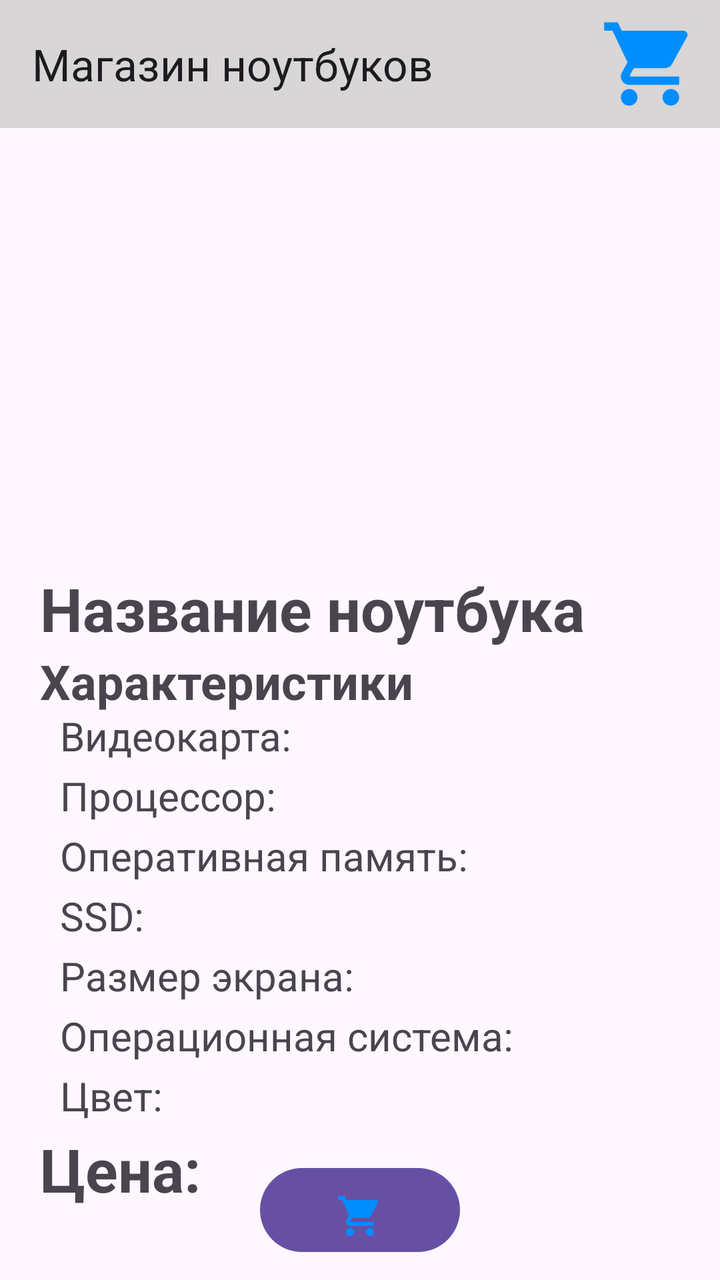
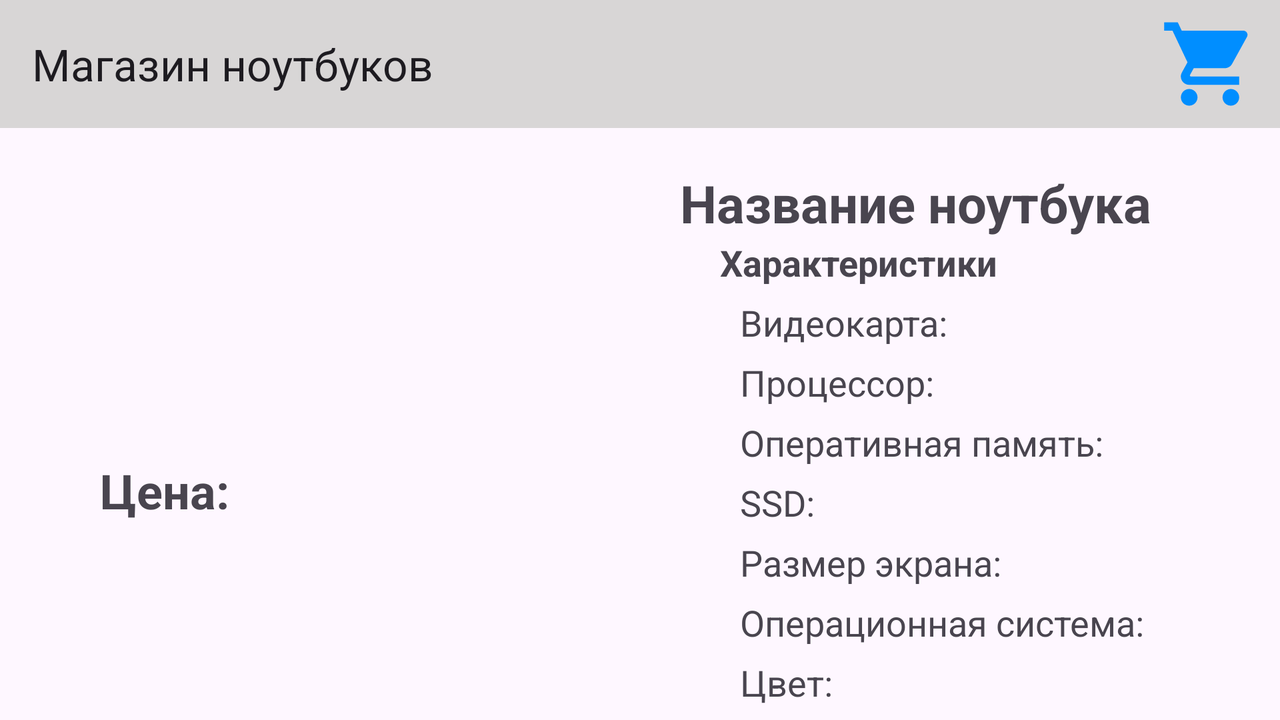

One screen, two layout resources from the same app: the default and the repository's alternative for another configuration. Each is rendered where Android would select it; the XML of both is given below.
<!-- AndroidManifest.xml: activity theme Theme.Truelaptopshop -->
<!-- res/layout/activity_laptop.xml -->
<?xml version="1.0" encoding="utf-8"?>
<androidx.constraintlayout.widget.ConstraintLayout xmlns:android="http://schemas.android.com/apk/res/android"
    xmlns:tools="http://schemas.android.com/tools"
    android:layout_width="match_parent"
    android:layout_height="match_parent"
    xmlns:app="http://schemas.android.com/apk/res-auto">

    <Button
        android:id="@+id/shopButton"
        android:layout_width="100dp"
        android:layout_height="50dp"
        android:layout_margin="10dp"
        android:drawableBottom="@drawable/baseline_shopping_cart_24"
        android:text="nothing"
        app:layout_constraintBottom_toBottomOf="parent"
        app:layout_constraintEnd_toEndOf="parent"
        app:layout_constraintStart_toStartOf="parent" />

    <include layout="@layout/toolbar"/>

    <com.google.android.material.imageview.ShapeableImageView
        android:id="@+id/imageView"
        android:layout_width="match_parent"
        android:layout_height="200dp"
        android:adjustViewBounds="true"
        android:scaleType="fitCenter"
        android:layout_margin="20dp"
        android:textStyle="bold"
        app:layout_constraintTop_toBottomOf="@+id/toolBar"
        />
    <TextView
        android:id="@+id/laptopName"
        android:layout_width="match_parent"
        android:layout_height="wrap_content"
        android:text="Название ноутбука"
        android:textSize="30dp"
        android:layout_marginHorizontal="20dp"
        android:textStyle="bold"
        app:layout_constraintTop_toBottomOf="@id/imageView"
        />
    <TextView
        android:textSize="24dp"
        android:id="@+id/parametrsLaptop"
        android:layout_width="match_parent"
        android:layout_height="wrap_content"
        android:text="Характеристики"
        android:layout_marginHorizontal="20dp"
        android:textStyle="bold"
        app:layout_constraintTop_toBottomOf="@id/laptopName"
        />
    <TextView
        android:textSize="20dp"
        android:id="@+id/laptopGPU"
        android:layout_width="match_parent"
        android:layout_height="wrap_content"
        android:text="Видеокарта:"
        android:layout_margin="30dp"
        app:layout_constraintTop_toTopOf="@id/parametrsLaptop"
        />
    <TextView
        android:textSize="20dp"
        android:id="@+id/laptopCPU"
        android:layout_width="match_parent"
        android:layout_height="wrap_content"
        android:text="Процессор:"
        android:layout_margin="30dp"
        app:layout_constraintTop_toTopOf="@id/laptopGPU"
        />
    <TextView
        android:textSize="20dp"
        android:id="@+id/laptopRAM"
        android:layout_width="match_parent"
        android:layout_height="wrap_content"
        android:text="Оперативная память:"
        android:layout_margin="30dp"
        app:layout_constraintTop_toTopOf="@id/laptopCPU"
        />
    <TextView
        android:textSize="20dp"
        android:id="@+id/laptopSSD"
        android:layout_width="match_parent"
        android:layout_height="wrap_content"
        android:text="SSD:"
        android:layout_margin="30dp"
        app:layout_constraintTop_toTopOf="@id/laptopRAM"
        />
    <TextView
        android:textSize="20dp"
        android:id="@+id/laptopScreen"
        android:layout_width="match_parent"
        android:layout_height="wrap_content"
        android:text="Размер экрана:"
        android:layout_margin="30dp"
        app:layout_constraintTop_toTopOf="@id/laptopSSD"
        />
    <TextView
        android:textSize="20dp"
        android:id="@+id/laptopOS"
        android:layout_width="match_parent"
        android:layout_height="wrap_content"
        android:text="Операционная система:"
        android:layout_margin="30dp"
        app:layout_constraintTop_toTopOf="@id/laptopScreen"
        />
    <TextView
        android:textSize="20dp"
        android:id="@+id/laptopColor"
        android:layout_width="match_parent"
        android:layout_height="wrap_content"
        android:text="Цвет:"
        android:layout_marginHorizontal="30dp"
        android:layout_marginTop="30dp"
        android:layout_marginBottom="40dp"
        app:layout_constraintTop_toTopOf="@id/laptopOS"
        />
    <TextView
        android:id="@+id/laptopPrice"
        android:layout_width="match_parent"
        android:layout_height="wrap_content"
        android:text="Цена:"
        android:textSize="30dp"
        android:layout_marginTop="30dp"
        android:layout_marginHorizontal="20dp"
        android:layout_marginBottom="20dp"
        android:textStyle="bold"
        app:layout_constraintTop_toTopOf="@id/laptopColor"
        />
</androidx.constraintlayout.widget.ConstraintLayout>
<!-- res/layout/toolbar.xml (included above) -->
<?xml version="1.0" encoding="utf-8"?>
<androidx.appcompat.widget.Toolbar xmlns:android="http://schemas.android.com/apk/res/android"
    android:layout_width="match_parent"
    android:layout_height="wrap_content"
    xmlns:app="http://schemas.android.com/apk/res-auto"
    android:background="@color/underline"
    android:id="@+id/toolBar"
    app:title="@string/app_name"
    >

    <ImageView
        android:id="@+id/imageShop"
        android:layout_width="50dp"
        android:layout_height="50dp"
        android:src="@drawable/baseline_shopping_cart_24"
        android:layout_gravity="right"
        android:layout_marginHorizontal="10dp"
        />


</androidx.appcompat.widget.Toolbar>
<!-- resources referenced by this layout -->
<resources>
  <color name="underline">#D8D6D6</color>
  <!-- drawable baseline_shopping_cart_24 (drawable) -->
  <vector android:height="24dp" android:tint="#008EFF"
      android:viewportHeight="24" android:viewportWidth="24"
      android:width="24dp" xmlns:android="http://schemas.android.com/apk/res/android">
      <path android:fillColor="@android:color/white" android:pathData="M7,18c-1.1,0 -1.99,0.9 -1.99,2S5.9,22 7,22s2,-0.9 2,-2 -0.9,-2 -2,-2zM1,2v2h2l3.6,7.59 -1.35,2.45c-0.16,0.28 -0.25,0.61 -0.25,0.96 0,1.1 0.9,2 2,2h12v-2L7.42,15c-0.14,0 -0.25,-0.11 -0.25,-0.25l0.03,-0.12 0.9,-1.63h7.45c0.75,0 1.41,-0.41 1.75,-1.03l3.58,-6.49c0.08,-0.14 0.12,-0.31 0.12,-0.48 0,-0.55 -0.45,-1 -1,-1L5.21,4l-0.94,-2L1,2zM17,18c-1.1,0 -1.99,0.9 -1.99,2s0.89,2 1.99,2 2,-0.9 2,-2 -0.9,-2 -2,-2z"/>
  </vector>
  <string name="app_name">Магазин ноутбуков</string>
  <style name="Theme.Truelaptopshop" parent="Base.Theme.Truelaptopshop" />
  <style name="Base.Theme.Truelaptopshop" parent="Theme.Material3.DayNight.NoActionBar">
          
          
      </style>
</resources>
<!-- res/layout-land/activity_laptop.xml (the repository's variant of the layout above) -->
<!-- drawn on the phone turned sideways -->
<?xml version="1.0" encoding="utf-8"?>
<androidx.constraintlayout.widget.ConstraintLayout xmlns:android="http://schemas.android.com/apk/res/android"
    xmlns:tools="http://schemas.android.com/tools"
    android:layout_width="match_parent"
    android:layout_height="match_parent"
    xmlns:app="http://schemas.android.com/apk/res-auto"
    android:orientation="horizontal">
    <include layout="@layout/toolbar"/>

    <com.google.android.material.imageview.ShapeableImageView
        android:id="@+id/imageView"
        android:layout_width="300dp"
        android:layout_height="125dp"
        android:adjustViewBounds="true"
        android:scaleType="fitCenter"
        android:layout_margin="20dp"
        android:textStyle="bold"
        app:layout_constraintTop_toBottomOf="@+id/toolBar"
        app:layout_constraintLeft_toLeftOf="@+id/toolBar"
        />
    <TextView
        android:id="@+id/laptopName"
        android:layout_width="wrap_content"
        android:layout_height="wrap_content"
        android:text="Название ноутбука"
        android:textSize="26dp"
        android:layout_margin="20dp"
        android:textStyle="bold"
        app:layout_constraintLeft_toRightOf="@id/imageView"
        app:layout_constraintStart_toEndOf="@id/imageView"
        app:layout_constraintTop_toBottomOf="@+id/toolBar"
        />

    <TextView
        android:id="@+id/parametrsLaptop"
        android:layout_width="wrap_content"
        android:layout_height="wrap_content"
        android:text="Характеристики"
        android:textSize="18dp"
        android:textStyle="bold"
        android:layout_marginHorizontal="20dp"
        app:layout_constraintLeft_toLeftOf="@id/laptopName"
        app:layout_constraintTop_toBottomOf="@id/laptopName" />

    <TextView
        android:textSize="18dp"
        android:id="@+id/laptopGPU"
        android:layout_width="wrap_content"
        android:layout_height="wrap_content"
        app:layout_constraintLeft_toLeftOf="@id/laptopName"
        android:text="Видеокарта:"
        android:layout_margin="30dp"
        app:layout_constraintTop_toTopOf="@id/parametrsLaptop"
        />
    <TextView
        app:layout_constraintLeft_toLeftOf="@id/laptopName"
        android:textSize="18dp"
        android:id="@+id/laptopCPU"
        android:layout_width="wrap_content"
        android:layout_height="wrap_content"
        android:text="Процессор:"
        android:layout_margin="30dp"
        app:layout_constraintTop_toTopOf="@id/laptopGPU"
        />
    <TextView
        app:layout_constraintLeft_toLeftOf="@id/laptopName"
        android:textSize="18dp"
        android:id="@+id/laptopRAM"
        android:layout_width="wrap_content"
        android:layout_height="wrap_content"
        android:text="Оперативная память:"
        android:layout_margin="30dp"
        app:layout_constraintTop_toTopOf="@id/laptopCPU"
        />
    <TextView
        app:layout_constraintLeft_toLeftOf="@id/laptopName"
        android:textSize="18dp"
        android:id="@+id/laptopSSD"
        android:layout_width="wrap_content"
        android:layout_height="wrap_content"
        android:text="SSD:"
        android:layout_margin="30dp"
        app:layout_constraintTop_toTopOf="@id/laptopRAM"
        />
    <TextView
        app:layout_constraintLeft_toLeftOf="@id/laptopName"
        android:textSize="18dp"
        android:id="@+id/laptopScreen"
        android:layout_width="wrap_content"
        android:layout_height="wrap_content"
        android:text="Размер экрана:"
        android:layout_margin="30dp"
        app:layout_constraintTop_toTopOf="@id/laptopSSD"
        />
    <TextView
        app:layout_constraintLeft_toLeftOf="@id/laptopName"
        android:textSize="18dp"
        android:id="@+id/laptopOS"
        android:layout_width="wrap_content"
        android:layout_height="wrap_content"
        android:text="Операционная система:"
        android:layout_margin="30dp"
        app:layout_constraintTop_toTopOf="@id/laptopScreen"
        />
    <TextView
        app:layout_constraintLeft_toLeftOf="@id/laptopName"
        android:textSize="18dp"
        android:id="@+id/laptopColor"
        android:layout_width="wrap_content"
        android:layout_height="wrap_content"
        android:text="Цвет:"
        android:layout_marginHorizontal="30dp"
        android:layout_marginTop="30dp"
        android:layout_marginBottom="40dp"
        app:layout_constraintTop_toTopOf="@id/laptopOS"
        />
    <TextView
        app:layout_constraintLeft_toLeftOf="@id/imageView"
        android:id="@+id/laptopPrice"
        android:layout_width="wrap_content"
        android:layout_height="wrap_content"
        android:text="Цена:"
        android:textSize="24dp"
        android:layout_marginTop="20dp"
        android:layout_marginLeft="30dp"
        android:layout_marginBottom="10dp"
        android:textStyle="bold"
        app:layout_constraintTop_toBottomOf="@id/imageView"
        />
</androidx.constraintlayout.widget.ConstraintLayout>
